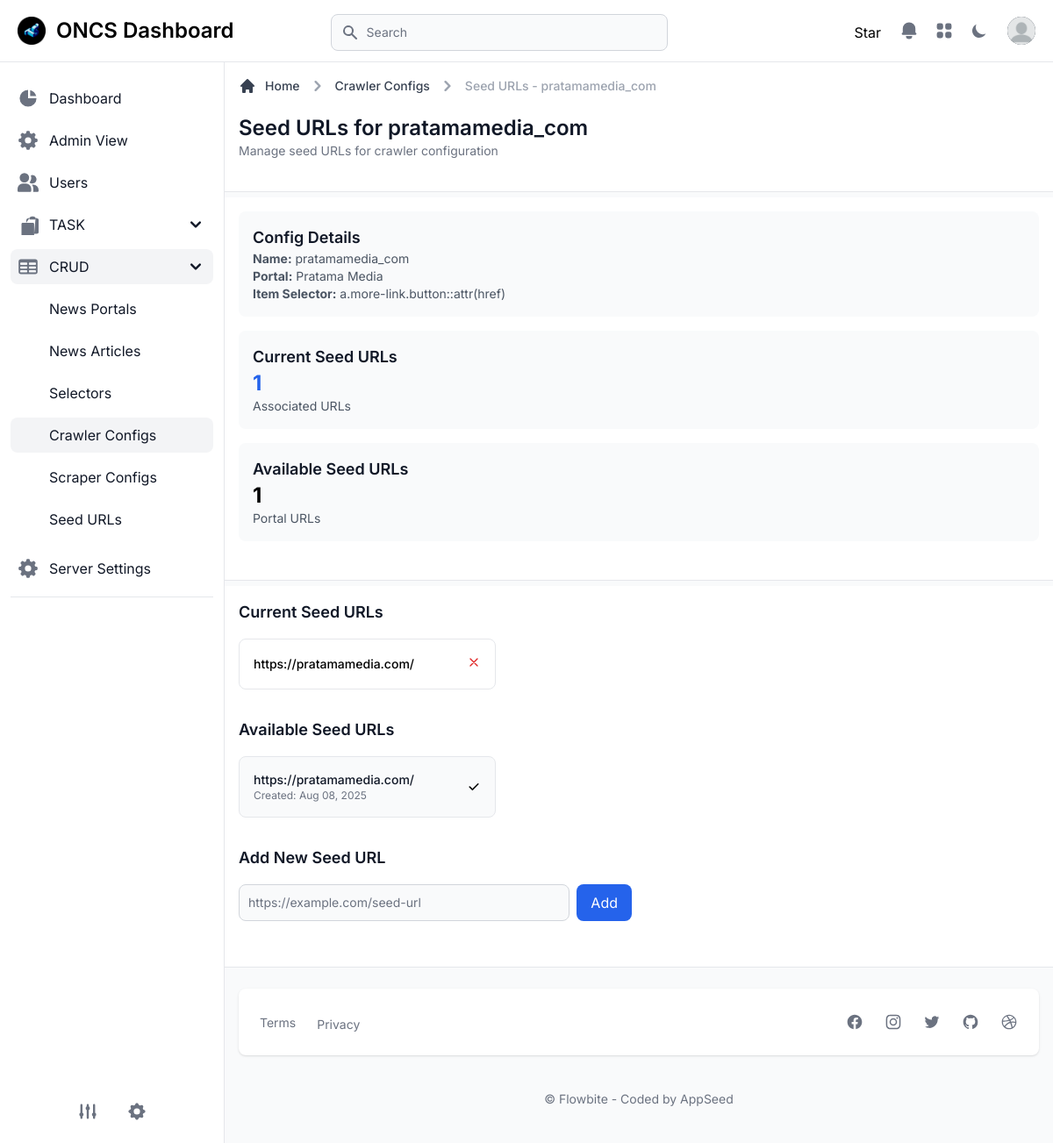
The page /crawler/crawler-configs/5/seed-urls/ (signed in) on the database its author committed.
### apps/common/models.py (models this page shows, shortened)
class TimestampModel(models.Model):
	created_at = models.DateTimeField(auto_now_add=True)
	updated_at = models.DateTimeField(auto_now=True)
	class Meta:
		abstract = True

class CrawlerConfig(TimestampModel):
	name = models.CharField(max_length=255, db_index=True)
	portal = models.ForeignKey(NewsPortal, on_delete=models.CASCADE, related_name='crawler_configs')
	item_selector = models.ForeignKey(ItemSelector, on_delete=models.CASCADE, related_name='crawler_configs')
	custom_settings = models.JSONField(default=dict)
	class Meta:
		db_table = 'news_crawler_config'
		ordering = ['-created_at']

class NewsPortal(TimestampModel):
	domain = models.CharField(max_length=255, unique=True)
	name = models.CharField(max_length=255)
	news_scope = models.CharField(
		max_length=20,
		choices=NewsScopeChoices.choices,
		default=NewsScopeChoices.NATIONAL
	)
	country = CountryField(blank_label='Select country', default='ID', null=True, blank=True)
	city = models.CharField(max_length=255, blank=True, null=True)
	class Meta:
		db_table = 'news_portal'
		verbose_name = 'News Portal'
		verbose_name_plural = 'News Portals'
		ordering = ['name']

class ItemSelector(TimestampModel):
	portal = models.ForeignKey(NewsPortal, on_delete=models.CASCADE, related_name='item_selectors')
	query = models.CharField(max_length=255, db_index=True)
	item = models.CharField(max_length=20, choices=ItemChoices.choices, default=ItemChoices.URL_LIST)
	method = models.CharField(max_length=20, choices=SelectorMethodChoices.choices, default=SelectorMethodChoices.CSS)
	class Meta:
		db_table = 'news_article_selector'
		ordering = ['-created_at']

class NewsPortalSeedUrl(TimestampModel):
	url = models.URLField(unique=True)
	portal = models.ForeignKey(NewsPortal, on_delete=models.CASCADE, related_name='seed_urls')
	class Meta:
		db_table = 'news_portal_seed_url'
		ordering = ['-created_at']

### apps/common/views.py (the view, shortened to what this page needs)
# urls.py: path('crawler-configs/<int:pk>/seed-urls/', views.crawler_config_seed_urls, name='crawler_config_seed_urls'),
@login_required
@feature_required('SHOW_CRUD_CRAWLER_CONFIGS')
def crawler_config_seed_urls(request, pk):
    config = get_object_or_404(CrawlerConfig, pk=pk)
    portal_seed_urls = NewsPortalSeedUrl.objects.filter(portal=config.portal)
    current_seed_urls = []
    if config.custom_settings and 'seed_urls' in config.custom_settings:
        current_seed_urls = config.custom_settings['seed_urls']
    context = {
        'config': config,
        'portal_seed_urls': portal_seed_urls,
        'current_seed_urls': current_seed_urls,
        'segment': 'crawler_configs',
        'parent': 'crud'
    }
    return render(request, 'pages/CRUD/crawler-config-seed-urls.html', context)

### core/context_processors.py (called while the page is built)
def sidebar_config(request):
    return {'sidebar_config': getattr(settings, 'SHOW_APP_CONFIG', {})}

### templates/pages/CRUD/crawler-config-seed-urls.html (shortened to what this page needs)
{% extends "layouts/base.html" %}
{% load static %}
{% block content %}
<main>
    <div class="p-4 bg-white block sm:flex items-center justify-between border-b border-gray-200 lg:mt-1.5 dark:bg-gray-800 dark:border-gray-700">
        <div class="w-full mb-1">
            <div class="mb-4">
                <nav class="flex mb-5" aria-label="Breadcrumb">
                    <ol class="inline-flex items-center space-x-1 text-sm font-medium md:space-x-2">
                        <li class="inline-flex items-center">
                            <a href="#" class="inline-flex items-center text-gray-700 hover:text-primary-600 dark:text-gray-300 dark:hover:text-white">
                                <svg class="w-5 h-5 mr-2.5" fill="currentColor" viewBox="0 0 20 20" xmlns="http://www.w3.org/2000/svg">
                                    <path d="M10.707 2.293a1 1 0 00-1.414 0l-7 7a1 1 0 001.414 1.414L4 10.414V17a1 1 0 001 1h2a1 1 0 001-1v-2a1 1 0 011-1h2a1 1 0 011 1v2a1 1 0 001 1h2a1 1 0 001-1v-6.586l.293.293a1 1 0 001.414-1.414l-7-7z"></path>
                                </svg>
                                Home
                            </a>
                        </li>
                        <li>
                            <div class="flex items-center">
                                <svg class="w-6 h-6 text-gray-400" fill="currentColor" viewBox="0 0 20 20" xmlns="http://www.w3.org/2000/svg">
                                    <path fill-rule="evenodd" d="M7.293 14.707a1 1 0 010-1.414L10.586 10 7.293 6.707a1 1 0 011.414-1.414l4 4a1 1 0 010 1.414l-4 4a1 1 0 01-1.414 0z" clip-rule="evenodd"></path>
                                </svg>
                                <a href="{% url 'common:crawler_configs_list' %}" class="ml-1 text-gray-700 hover:text-primary-600 md:ml-2 dark:text-gray-300 dark:hover:text-white">Crawler Configs</a>
                            </div>
                        </li>
                        <li>
                            <div class="flex items-center">
                                <svg class="w-6 h-6 text-gray-400" fill="currentColor" viewBox="0 0 20 20" xmlns="http://www.w3.org/2000/svg">
                                    <path fill-rule="evenodd" d="M7.293 14.707a1 1 0 010-1.414L10.586 10 7.293 6.707a1 1 0 011.414-1.414l4 4a1 1 0 010 1.414l-4 4a1 1 0 01-1.414 0z" clip-rule="evenodd"></path>
                                </svg>
                                <span class="ml-1 text-gray-400 md:ml-2 dark:text-gray-500" aria-current="page">Seed URLs - {{ config.name }}</span>
                            </div>
                        </li>
                    </ol>
                </nav>
                <h1 class="text-xl font-semibold text-gray-900 sm:text-2xl dark:text-white">Seed URLs for {{ config.name }}</h1>
                <p class="text-sm text-gray-500 dark:text-gray-400">Manage seed URLs for crawler configuration</p>
            </div>
        </div>
    </div>
    <div class="p-4 bg-white block sm:flex items-center justify-between border-b border-gray-200 lg:mt-1.5 dark:bg-gray-800 dark:border-gray-700">
        <div class="w-full mb-1">
            <div class="grid grid-cols-1 md:grid-cols-3 gap-4 mb-6">
                <div class="p-4 bg-gray-50 rounded-lg dark:bg-gray-700">
                    <h3 class="text-lg font-semibold text-gray-900 dark:text-white">Config Details</h3>
                    <p class="text-sm text-gray-600 dark:text-gray-400"><strong>Name:</strong> {{ config.name }}</p>
                    <p class="text-sm text-gray-600 dark:text-gray-400"><strong>Portal:</strong> {{ config.portal.name }}</p>
                    <p class="text-sm text-gray-600 dark:text-gray-400"><strong>Item Selector:</strong> {{ config.item_selector.query }}</p>
                </div>
                <div class="p-4 bg-gray-50 rounded-lg dark:bg-gray-700">
                    <h3 class="text-lg font-semibold text-gray-900 dark:text-white">Current Seed URLs</h3>
                    <p class="text-2xl font-bold text-primary-600 dark:text-primary-400">{{ current_seed_urls|length }}</p>
                    <p class="text-sm text-gray-600 dark:text-gray-400">Associated URLs</p>
                </div>
                <div class="p-4 bg-gray-50 rounded-lg dark:bg-gray-700">
                    <h3 class="text-lg font-semibold text-gray-900 dark:text-white">Available Seed URLs</h3>
                    <p class="text-2xl font-bold text-green-600 dark:text-green-400">{{ portal_seed_urls|length }}</p>
                    <p class="text-sm text-gray-600 dark:text-gray-400">Portal URLs</p>
                </div>
            </div>
        </div>
    </div>
    <div class="p-4 bg-white block sm:flex items-center justify-between border-b border-gray-200 lg:mt-1.5 dark:bg-gray-800 dark:border-gray-700">
        <div class="w-full mb-1">
            <div class="mb-8">
                <h2 class="text-lg font-semibold text-gray-900 dark:text-white mb-4">Current Seed URLs</h2>
                {% if current_seed_urls %}
                    <div class="grid grid-cols-1 md:grid-cols-2 lg:grid-cols-3 gap-4">
                        {% for url in current_seed_urls %}
                            <div class="p-4 bg-green-50 border border-green-200 rounded-lg dark:bg-green-900 dark:border-green-700">
                                <div class="flex items-center justify-between">
                                    <div class="flex-1">
                                        <p class="text-sm font-medium text-green-900 dark:text-green-100">{{ url }}</p>
                                    </div>
                                    <form method="post" class="ml-2">
                                        <button type="submit" class="text-red-600 hover:text-red-800 dark:text-red-400 dark:hover:text-red-300">
                                            <svg class="w-4 h-4" fill="none" stroke="currentColor" viewBox="0 0 24 24">
                                                <path stroke-linecap="round" stroke-linejoin="round" stroke-width="2" d="M6 18L18 6M6 6l12 12"></path>
                                            </svg>
                                        </button>
                                    </form>
                                </div>
                            </div>
                        {% endfor %}
                    </div>
                {% endif %}
            </div>
            <div class="mb-8">
                <h2 class="text-lg font-semibold text-gray-900 dark:text-white mb-4">Available Seed URLs</h2>
                {% if portal_seed_urls %}
                    <div class="grid grid-cols-1 md:grid-cols-2 lg:grid-cols-3 gap-4">
                        {% for seed_url in portal_seed_urls %}
                            <div class="p-4 bg-gray-50 border border-gray-200 rounded-lg dark:bg-gray-700 dark:border-gray-600">
                                <div class="flex items-center justify-between">
                                    <div class="flex-1">
                                        <p class="text-sm font-medium text-gray-900 dark:text-white">{{ seed_url.url }}</p>
                                        <p class="text-xs text-gray-500 dark:text-gray-400">Created: {{ seed_url.created_at|date:"M d, Y" }}</p>
                                    </div>
                                    {% if seed_url.url not in current_seed_urls %}
                                        <form method="post" class="ml-2">
                                            {% csrf_token %}
                                            <input type="hidden" name="action" value="add">
                                            <input type="hidden" name="seed_url_id" value="{{ seed_url.id }}">
                                            <button type="submit" class="text-green-600 hover:text-green-800 dark:text-green-400 dark:hover:text-green-300">
                                                <svg class="w-4 h-4" fill="none" stroke="currentColor" viewBox="0 0 24 24">
                                                    <path stroke-linecap="round" stroke-linejoin="round" stroke-width="2" d="M12 6v6m0 0v6m0-6h6m-6 0H6"></path>
                                                </svg>
                                            </button>
                                        </form>
                                    {% else %}
                                        <span class="text-green-600 dark:text-green-400">
                                            <svg class="w-4 h-4" fill="currentColor" viewBox="0 0 20 20">
                                                <path fill-rule="evenodd" d="M16.707 5.293a1 1 0 010 1.414l-8 8a1 1 0 01-1.414 0l-4-4a1 1 0 011.414-1.414L8 12.586l7.293-7.293a1 1 0 011.414 0z" clip-rule="evenodd"></path>
                                            </svg>
                                        </span>
                                    {% endif %}
                                </div>
                            </div>
                        {% endfor %}
                    </div>
                {% endif %}
            </div>
            <div class="mb-8">
                <h2 class="text-lg font-semibold text-gray-900 dark:text-white mb-4">Add New Seed URL</h2>
                <form method="post" class="max-w-md">
                    <div class="flex gap-2">
                        <input type="url" name="url" placeholder="https://example.com/seed-url" required
                            class="flex-1 bg-gray-50 border border-gray-300 text-gray-900 text-sm rounded-lg focus:ring-primary-500 focus:border-primary-500 block p-2.5 dark:bg-gray-700 dark:border-gray-600 dark:placeholder-gray-400 dark:text-white dark:focus:ring-primary-500 dark:focus:border-primary-500">
                        <button type="submit" class="px-4 py-2 bg-primary-600 text-white rounded-lg hover:bg-primary-700 focus:ring-4 focus:ring-primary-300 dark:bg-primary-600 dark:hover:bg-primary-700 dark:focus:ring-primary-800">
                            Add
                        </button>
                    </div>
                </form>
            </div>
        </div>
    </div>
</main>
{% endblock content %}

### rows shown on the page
CrawlerConfig: name "pratamamedia_com", portal.name "Pratama Media", item_selector.query "a.more-link.button::attr(href)"
NewsPortalSeedUrl: url "https://pratamamedia.com/", created_at "Aug 08, 2025"

### other values the page prints
{{ current_seed_urls|length }} "1"
{{ portal_seed_urls|length }} "1"
{{ url }} "https://pratamamedia.com/"
